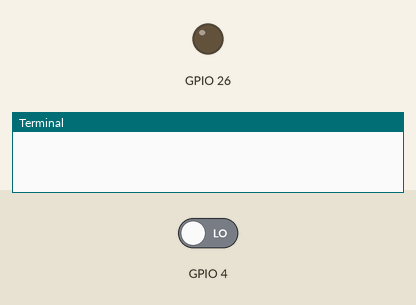
A program run on a simulated Raspberry Pi (BCM pin numbers). Parts: output pins drawn as LEDs (lit = HIGH), the last lines printed to the terminal. Dashed ring = blinking. The inputs (shaded band) are chosen by the test bench; at power-on: GPIO 4 LOW.

Above: at 1.2 s.
1.3 s: GPIO 4 driven HIGH
At 3.3 s:
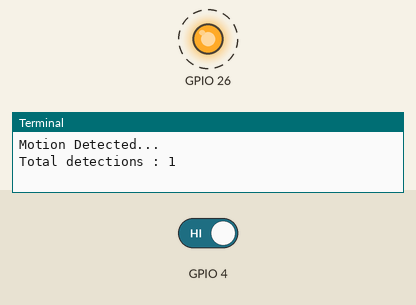
4.3 s: GPIO 4 driven LOW
At 5.2 s:
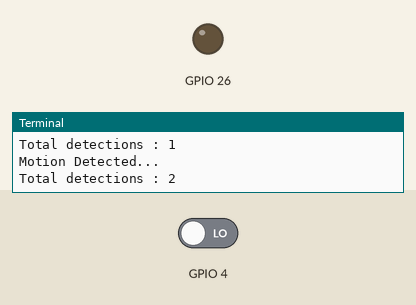
Timing chart, 0 to 7.3 s (numbered marks = the images above; inputs shaded):
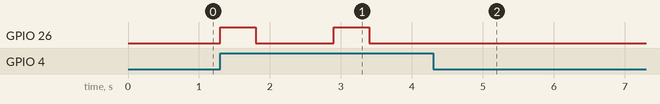

Measured:
- after the input at 1.3 s, GPIO 26: alternates HIGH for 0.50 s and LOW for 1.1 s, starting at once
- after the input at 4.3 s, GPIO 26: stops changing and stays LOW

The program:

pir8.py
```python
import RPi.GPIO as GPIO
import time

GPIO.setmode(GPIO.BCM)
GPIO.setup(4, GPIO.IN) #PIR
GPIO.setup(26, GPIO.OUT) #BUzzer
try:
    #time.sleep(2) # to stabilize sensor
    x = 0
    while True:
        if GPIO.input(4):
            x += 1
            GPIO.output(26, True)
            time.sleep(0.5) #Buzzer turns on for 0.5 sec
            GPIO.output(26, False)
            print("Motion Detected..."+ "\n" + "Total detections : {}".format(x))
            time.sleep(1) #to avoid multiple detection
        time.sleep(0.1) #loop delay, should be less than detection delay

except:
    GPIO.cleanup()
```
